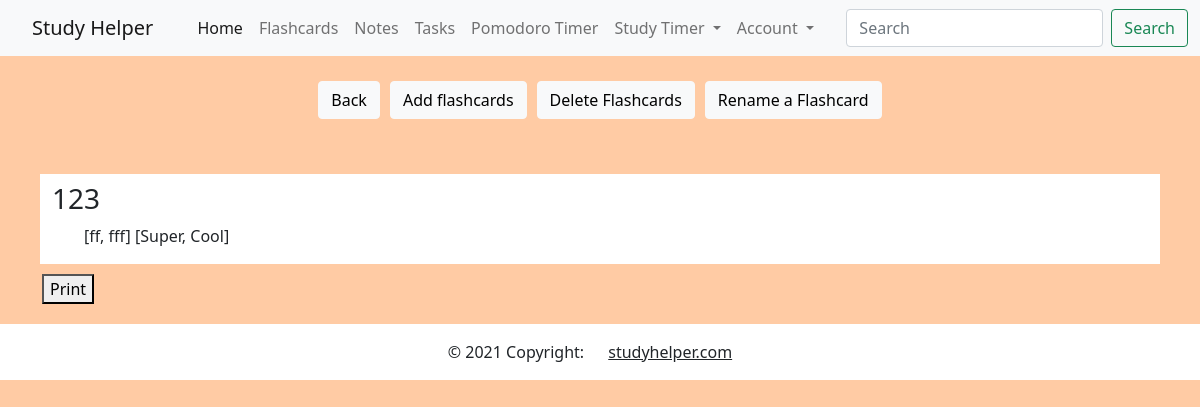
The app's page /flashcard/display/123-1 (signed in), older data.
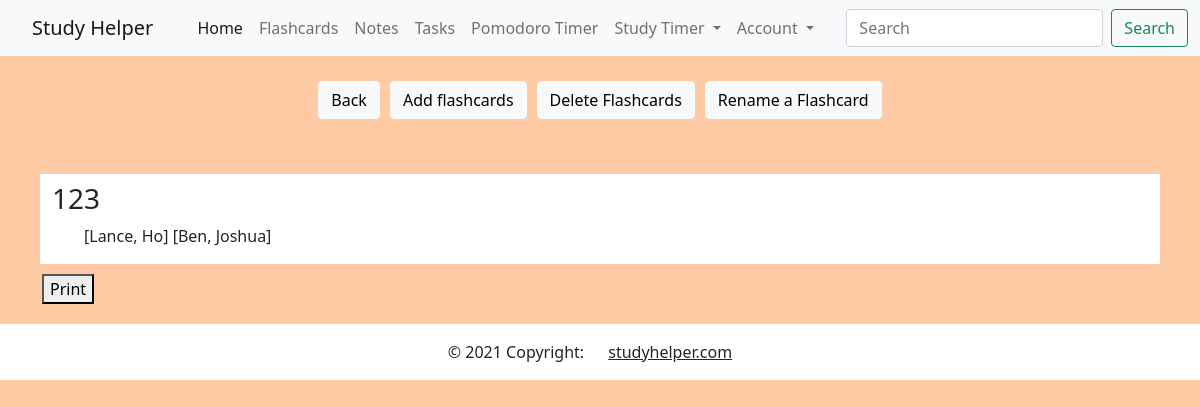
The same page, newer data.
### myapp/models.py (models this page shows)
class Card(UserMixin, db.Model):
    id = db.Column(db.Integer, primary_key=True)
    front = db.Column(db.String(256), index=True)
    back = db.Column(db.String(256), index=True)
    set_id = db.Column(db.Integer, db.ForeignKey('flashcardset.id'))
    def __repr__(self):
        return f'[{self.front}, {self.back}]'

### myapp/routes.py (the view, shortened to what this page needs)
@myapp_obj.route("/flashcard/<option>/<name>-<id>", methods=['GET', 'POST'])
@login_required
def flashcard(option, name, id):
    if (str(option).lower() == "add"):
        add_form = CardForm()
        if add_form.validate_on_submit():
            card = Card(front = add_form.front.data, back = add_form.back.data, set_id = id)
            db.session.add(card)
            db.session.commit()
            flash(f'Card has been added')
        return render_template('/flashcard/flashcard_add_cards.html', form=add_form,
         name=name, id=id)
    elif (str(option).lower() == "display"):
        list = Card.query.filter_by(set_id = id)
        return render_template('/flashcard/flashcard_display.html', name=name, id=id, list = list)
    return str(option) + ' is a invalid route.'

### myapp/models.py (called while the page is built)
@login.user_loader
def load_user(id):
    return User.query.get(int(id))

### myapp/templates/flashcard/flashcard_display.html (shortened to what this page needs)
{% extends "user/user_menu.html" %}
{% block content %}
<link rel="stylesheet" href="{{ url_for('static', filename='css/portal.css') }}">
<ul class="nav justify-content-center">
    <li class="nav-item">
      <a class="btn btn-light" href="/flashcard" role="button">Back</a>
    </li>
  <li class="nav-item">
    <a class="btn btn-light" href="/flashcard/add/{{ name }}-{{ id }}" role="button">Add flashcards</a>
  </li>
  <li class="nav-item">
    <a class="btn btn-light" href="/flashcard/delete/{{ name }}-{{ id }}" role="button">Delete Flashcards</a>
  </li>
  <li class="nav-item">
    <a class="btn btn-light" href="/flashcard/edit/{{ name }}-{{ id }}" role="button">Rename a Flashcard</a>
  </li>
</ul>
<div class="container">
  <div class="row">
    <div class="col-sm">
      <h3><h3>{{ name }}</h3></h3>
      <ul>
          {% for cards in list %}
              {{ cards }}
          {% endfor %}
      </ul>
    </div>
    <div>
        <button onclick="window.print();"> Print </h4>
    </div>
  </div>
</div>
{% endblock %}

Row changes from the older to the newer data that the page shows:
removed Card: front+back "[ff, fff]"
removed Card: front+back "[Super, Cool]"
added Card: front+back "[Lance, Ho]"
now on this page (row edited): Card: front+back "[Ben, Joshua]"
